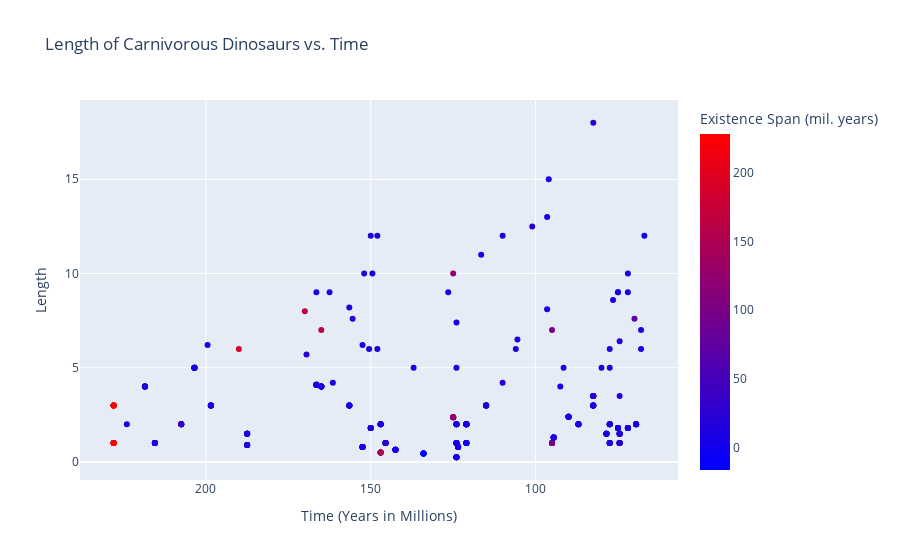

The notebook cell saved with this chart:
### Code cell
# Color Scale Scatterplot reference - DO NOT INCLUDE
# Combining the plots
combined_fig = c_l_th_fig
combined_fig.add_traces(c_s_th_fig.data)
combined_fig.update_layout(title="Length of Carnivorous Dinosaurs vs. Time")

# Show the combined plot
combined_fig.show()

### Figure 1 — Plotly figure (JSON) as saved in the notebook; plotly's stock layout.template omitted (floating-point values rounded to 4 significant figures)
{"data": [{"hovertemplate": "average_existence_year=%{x}<br>length=%{y}<br>existance span (mil. years)=%{marker.color}<extra></extra>", "legendgroup": "", "marker": {"color": [4, 15, 10, 11, 2, 20, 6, 12, 19, 13, 125, 10, 4, 70, 5, 170, 2, 5, 190, 19, 3, 6, 165, 22, 22, 7, 6, 13, 7, 13, 5, 12, 15, 5, 21, 6, 5, 5, 95, 12, 9, 27, 25, 6, 9, 4, 11, 2, 12, 16], "coloraxis": "coloraxis", "symbol": "circle"}, "mode": "markers", "name": "", "orientation": "v", "showlegend": false, "type": "scatter", "x": [72, 91.5, 110, 126.5, 75, 80, 68, 150, 74.5, 77.5, 125, 137, 96, 70, 150.5, 170, 75, 96.5, 190, 74.5, 152.5, 124, 165, 110, 101, 76.5, 68, 105.5, 199.5, 77.5, 96.5, 148, 162.5, 156.5, 169.5, 124, 161.5, 166.5, 95, 148, 92.5, 155.5, 82.5, 224, 116.5, 72, 149.5, 67, 106, 152], "xaxis": "x", "y": [9, 5, 12, 9, 9, 5, 6, 12, 3.5, 5, 10, 5, 15, 7.6, 6, 8, 9, 8.1, 6, 6.4, 6.2, 5, 7, 4.2, 12.5, 8.6, 7, 6.5, 6.2, 6, 13, 6, 9, 8.2, 5.7, 7.4, 4.2, 9, 7, 12, 4, 7.6, 18, 2, 11, 10, 10, 12, 6, 10], "yaxis": "y"}, {"hovertemplate": "average_existence_year=%{x}<br>length=%{y}<br>existance span (mil. years)=%{marker.color}<extra></extra>", "legendgroup": "", "marker": {"color": [4, 147, 25, 13, 19, 9, 17, 35, 10, 5, 5, 6, 10, 2, 228, 10, 5, 228, 3, 3, 13, 3, 19, 27, 6, 6, 15, 5, 11, 2, 7, 5, 15, -16, 125, 2, 2, 6, 9, 8, 95, 4], "coloraxis": "coloraxis", "symbol": "circle"}, "mode": "markers", "name": "", "orientation": "v", "showlegend": false, "type": "scatter", "x": [87, 147, 82.5, 77.5, 74.5, 94.5, 218.5, 207.5, 150, 142.5, 78.5, 124, 115, 75, 228, 165, 156.5, 228, 152.5, 203.5, 77.5, 123.5, 74.5, 145.5, 147, 124, 187.5, 166.5, 215.5, 121, 198.5, 82.5, 187.5, 134, 125, 121, 121, 124, 69.5, 90, 95, 72], "xaxis": "x", "y": [2, 0.5, 3.5, 1, 1.5, 1.3, 4, 2, 1.8, 0.65, 1.5, 0.25, 3, 1.8, 1, 4, 3, 3, 0.8, 5, 2, 0.8, 1, 1, 2, 2, 0.9, 4.1, 1, 2, 3, 3, 1.5, 0.45, 2.37, 2, 1, 1, 2, 2.4, 1, 1.8], "yaxis": "y"}, {"hovertemplate": "average_existence_year=%{x}<br>length=%{y}<br>existance span (mil. years)=%{marker.color}<extra></extra>", "legendgroup": "", "marker": {"color": [4, 147, 25, 13, 19, 9, 17, 35, 10, 5, 5, 6, 10, 2, 228, 10, 5, 228, 3, 3, 13, 3, 19, 27, 6, 6, 15, 5, 11, 2, 7, 5, 15, -16, 125, 2, 2, 6, 9, 8, 95, 4], "coloraxis": "coloraxis", "symbol": "circle"}, "mode": "markers", "name": "", "orientation": "v", "showlegend": false, "type": "scatter", "x": [87, 147, 82.5, 77.5, 74.5, 94.5, 218.5, 207.5, 150, 142.5, 78.5, 124, 115, 75, 228, 165, 156.5, 228, 152.5, 203.5, 77.5, 123.5, 74.5, 145.5, 147, 124, 187.5, 166.5, 215.5, 121, 198.5, 82.5, 187.5, 134, 125, 121, 121, 124, 69.5, 90, 95, 72], "xaxis": "x", "y": [2, 0.5, 3.5, 1, 1.5, 1.3, 4, 2, 1.8, 0.65, 1.5, 0.25, 3, 1.8, 1, 4, 3, 3, 0.8, 5, 2, 0.8, 1, 1, 2, 2, 0.9, 4.1, 1, 2, 3, 3, 1.5, 0.45, 2.37, 2, 1, 1, 2, 2.4, 1, 1.8], "yaxis": "y"}, {"hovertemplate": "average_existence_year=%{x}<br>length=%{y}<br>existance span (mil. years)=%{marker.color}<extra></extra>", "legendgroup": "", "marker": {"color": [4, 147, 25, 13, 19, 9, 17, 35, 10, 5, 5, 6, 10, 2, 228, 10, 5, 228, 3, 3, 13, 3, 19, 27, 6, 6, 15, 5, 11, 2, 7, 5, 15, -16, 125, 2, 2, 6, 9, 8, 95, 4], "coloraxis": "coloraxis", "symbol": "circle"}, "mode": "markers", "name": "", "orientation": "v", "showlegend": false, "type": "scatter", "x": [87, 147, 82.5, 77.5, 74.5, 94.5, 218.5, 207.5, 150, 142.5, 78.5, 124, 115, 75, 228, 165, 156.5, 228, 152.5, 203.5, 77.5, 123.5, 74.5, 145.5, 147, 124, 187.5, 166.5, 215.5, 121, 198.5, 82.5, 187.5, 134, 125, 121, 121, 124, 69.5, 90, 95, 72], "xaxis": "x", "y": [2, 0.5, 3.5, 1, 1.5, 1.3, 4, 2, 1.8, 0.65, 1.5, 0.25, 3, 1.8, 1, 4, 3, 3, 0.8, 5, 2, 0.8, 1, 1, 2, 2, 0.9, 4.1, 1, 2, 3, 3, 1.5, 0.45, 2.37, 2, 1, 1, 2, 2.4, 1, 1.8], "yaxis": "y"}, {"hovertemplate": "average_existence_year=%{x}<br>length=%{y}<br>existance span (mil. years)=%{marker.color}<extra></extra>", "legendgroup": "", "marker": {"color": [4, 147, 25, 13, 19, 9, 17, 35, 10, 5, 5, 6, 10, 2, 228, 10, 5, 228, 3, 3, 13, 3, 19, 27, 6, 6, 15, 5, 11, 2, 7, 5, 15, -16, 125, 2, 2, 6, 9, 8, 95, 4], "coloraxis": "coloraxis", "symbol": "circle"}, "mode": "markers", "name": "", "orientation": "v", "showlegend": false, "type": "scatter", "x": [87, 147, 82.5, 77.5, 74.5, 94.5, 218.5, 207.5, 150, 142.5, 78.5, 124, 115, 75, 228, 165, 156.5, 228, 152.5, 203.5, 77.5, 123.5, 74.5, 145.5, 147, 124, 187.5, 166.5, 215.5, 121, 198.5, 82.5, 187.5, 134, 125, 121, 121, 124, 69.5, 90, 95, 72], "xaxis": "x", "y": [2, 0.5, 3.5, 1, 1.5, 1.3, 4, 2, 1.8, 0.65, 1.5, 0.25, 3, 1.8, 1, 4, 3, 3, 0.8, 5, 2, 0.8, 1, 1, 2, 2, 0.9, 4.1, 1, 2, 3, 3, 1.5, 0.45, 2.37, 2, 1, 1, 2, 2.4, 1, 1.8], "yaxis": "y"}, {"hovertemplate": "average_existence_year=%{x}<br>length=%{y}<br>existance span (mil. years)=%{marker.color}<extra></extra>", "legendgroup": "", "marker": {"color": [4, 147, 25, 13, 19, 9, 17, 35, 10, 5, 5, 6, 10, 2, 228, 10, 5, 228, 3, 3, 13, 3, 19, 27, 6, 6, 15, 5, 11, 2, 7, 5, 15, -16, 125, 2, 2, 6, 9, 8, 95, 4], "coloraxis": "coloraxis", "symbol": "circle"}, "mode": "markers", "name": "", "orientation": "v", "showlegend": false, "type": "scatter", "x": [87, 147, 82.5, 77.5, 74.5, 94.5, 218.5, 207.5, 150, 142.5, 78.5, 124, 115, 75, 228, 165, 156.5, 228, 152.5, 203.5, 77.5, 123.5, 74.5, 145.5, 147, 124, 187.5, 166.5, 215.5, 121, 198.5, 82.5, 187.5, 134, 125, 121, 121, 124, 69.5, 90, 95, 72], "xaxis": "x", "y": [2, 0.5, 3.5, 1, 1.5, 1.3, 4, 2, 1.8, 0.65, 1.5, 0.25, 3, 1.8, 1, 4, 3, 3, 0.8, 5, 2, 0.8, 1, 1, 2, 2, 0.9, 4.1, 1, 2, 3, 3, 1.5, 0.45, 2.37, 2, 1, 1, 2, 2.4, 1, 1.8], "yaxis": "y"}, {"hovertemplate": "average_existence_year=%{x}<br>length=%{y}<br>existance span (mil. years)=%{marker.color}<extra></extra>", "legendgroup": "", "marker": {"color": [4, 147, 25, 13, 19, 9, 17, 35, 10, 5, 5, 6, 10, 2, 228, 10, 5, 228, 3, 3, 13, 3, 19, 27, 6, 6, 15, 5, 11, 2, 7, 5, 15, -16, 125, 2, 2, 6, 9, 8, 95, 4], "coloraxis": "coloraxis", "symbol": "circle"}, "mode": "markers", "name": "", "orientation": "v", "showlegend": false, "type": "scatter", "x": [87, 147, 82.5, 77.5, 74.5, 94.5, 218.5, 207.5, 150, 142.5, 78.5, 124, 115, 75, 228, 165, 156.5, 228, 152.5, 203.5, 77.5, 123.5, 74.5, 145.5, 147, 124, 187.5, 166.5, 215.5, 121, 198.5, 82.5, 187.5, 134, 125, 121, 121, 124, 69.5, 90, 95, 72], "xaxis": "x", "y": [2, 0.5, 3.5, 1, 1.5, 1.3, 4, 2, 1.8, 0.65, 1.5, 0.25, 3, 1.8, 1, 4, 3, 3, 0.8, 5, 2, 0.8, 1, 1, 2, 2, 0.9, 4.1, 1, 2, 3, 3, 1.5, 0.45, 2.37, 2, 1, 1, 2, 2.4, 1, 1.8], "yaxis": "y"}], "layout": {"coloraxis": {"colorbar": {"title": {"text": "Existence Span (mil. years)"}}, "colorscale": [[0, "rgb(0,0,255)"], [1, "rgb(255,0,0)"]]}, "legend": {"tracegroupgap": 0}, "title": {"text": "Length of Carnivorous Dinosaurs vs. Time"}, "xaxis": {"anchor": "y", "autorange": "reversed", "domain": [0, 1], "title": {"text": "Time (Years in Millions)"}}, "yaxis": {"anchor": "x", "domain": [0, 1], "title": {"text": "Length"}}}}
